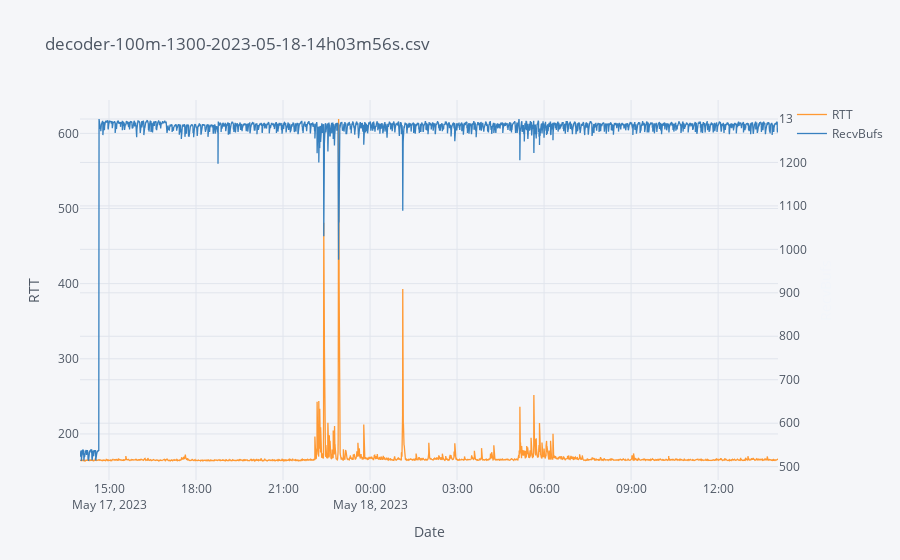

The notebook cell saved with this chart:
### Code cell
import import_ipynb
import all
all.decoder_analysis()

### Figure 1 — Plotly figure (JSON) as saved in the notebook; plotly's stock layout.template omitted (floating-point values rounded to 4 significant figures; data arrays with more than 128 entries replaced by an {"elided": "..."} marker saying what was removed)
{"data": [{"line": {"color": "rgba(255, 153, 51, 1.0)", "dash": "solid", "shape": "linear", "width": 1.3}, "mode": "lines", "name": "RTT", "text": "", "x": {"elided": "17280 str values"}, "y": {"elided": "17280 float values"}, "type": "scatter"}, {"line": {"color": "rgba(55, 128, 191, 1.0)", "dash": "solid", "shape": "linear", "width": 1.3}, "mode": "lines", "name": "RecvBufs", "text": "", "x": {"elided": "17280 str values"}, "y": {"elided": "17280 int values"}, "type": "scatter", "xaxis": "x", "yaxis": "y2"}], "layout": {"legend": {"bgcolor": "#F5F6F9", "font": {"color": "#4D5663"}}, "paper_bgcolor": "#F5F6F9", "plot_bgcolor": "#F5F6F9", "title": {"text": "decoder-100m-1300-2023-05-18-14h03m56s.csv", "font": {"color": "#4D5663"}}, "xaxis": {"gridcolor": "#E1E5ED", "showgrid": true, "tickfont": {"color": "#4D5663"}, "title": {"text": "Date", "font": {"color": "#4D5663"}}, "zerolinecolor": "#E1E5ED"}, "yaxis": {"gridcolor": "#E1E5ED", "showgrid": true, "tickfont": {"color": "#4D5663"}, "title": {"text": "RTT", "font": {"color": "#4D5663"}}, "zerolinecolor": "#E1E5ED"}, "yaxis2": {"anchor": "x", "gridcolor": "#E1E5ED", "overlaying": "y", "showgrid": true, "side": "right", "tickfont": {"color": "#4D5663"}, "title": {"text": "RecvBufs"}, "zerolinecolor": "#E1E5ED"}}}
